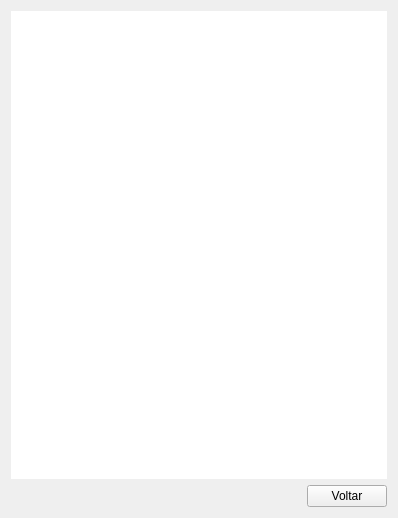
<?xml version="1.0" encoding="UTF-8"?>
<ui version="4.0">
 <class>Form</class>
 <widget class="QWidget" name="Form">
  <property name="geometry">
   <rect>
    <x>0</x>
    <y>0</y>
    <width>398</width>
    <height>518</height>
   </rect>
  </property>
  <property name="windowTitle">
   <string>Ajuda</string>
  </property>
  <layout class="QGridLayout" name="gridLayout">
   <item row="1" column="1">
    <widget class="QPushButton" name="btnVoltar">
     <property name="sizePolicy">
      <sizepolicy hsizetype="Fixed" vsizetype="Fixed">
       <horstretch>0</horstretch>
       <verstretch>0</verstretch>
      </sizepolicy>
     </property>
     <property name="text">
      <string>Voltar</string>
     </property>
     <property name="icon">
      <iconset>
       <normaloff>../icons/return.png</normaloff>../icons/return.png</iconset>
     </property>
    </widget>
   </item>
   <item row="0" column="0" colspan="2">
    <widget class="QTextBrowser" name="tbrHelp">
     <property name="frameShape">
      <enum>QFrame::NoFrame</enum>
     </property>
    </widget>
   </item>
  </layout>
 </widget>
 <resources/>
 <connections/>
</ui>
